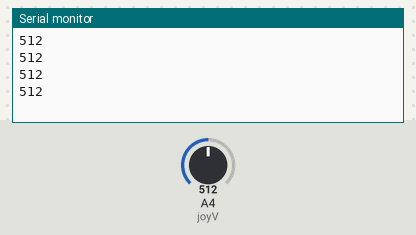
Simulated run of this sketch. Board: Arduino Uno, built with avr-gcc and run on an emulated ATmega328P. Parts: the last lines printed to the serial monitor. The inputs (shaded band) are chosen by the test bench; at power-on: A4 (joyV) = 512.

Above: at 1.2 s.
1.3 s: A4 (joyV) set to 716
At 1.68 s:
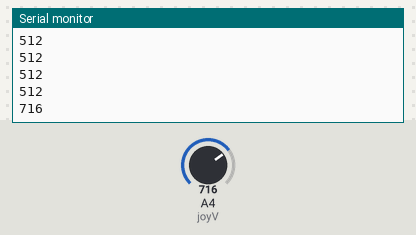
2.8 s: A4 (joyV) set to 900
At 2.93 s:
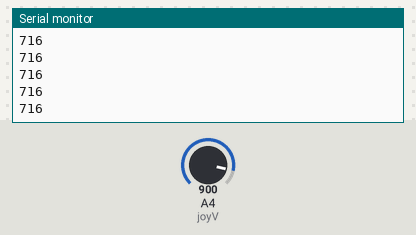
Timing chart, 0 to 5.8 s (numbered marks = the images above; inputs shaded):
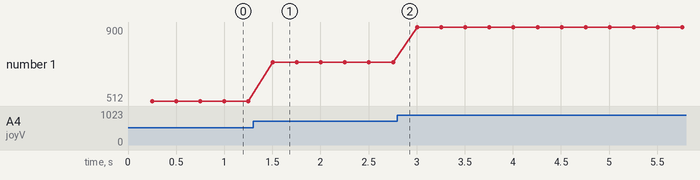

Measured:
- after the input at 1.3 s, the serial monitor: prints a new line after 0.20 s (image 1)
- plotted number 1: 512 → 716 after the input at 1.3 s, 716 → 900 after the input at 2.8 s

The sketch:

test_endi2.ino
```cpp
const int joyV = 4;     // Achse X zu Pin A4

int servoVal;           // variable für joystick's position

void setup() {
  Serial.begin(9600);

}

void loop() {
  // put your main code here, to run repeatedly:
  servoVal = analogRead(joyV);
  delay(250);
   Serial.println(analogRead(joyV));
}
```
